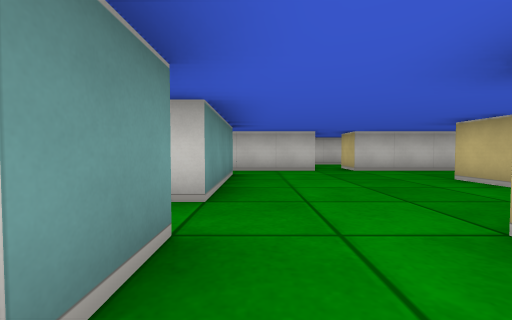
View 1 (above)

17 first-person views from a walk through a cub3D level. The camera is about half as high as the walls, tilts 2° down and sees 90° across. The floor is counted in squares. Each view is taken from the middle of a square. On the plan, view 1 faces up. The plan holds only what a view shows up to about 9 squares ahead; the rest is blank.

View 2
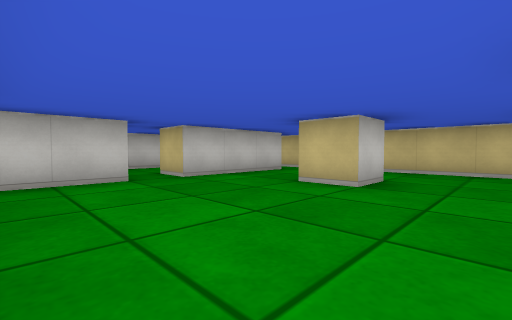

View 3
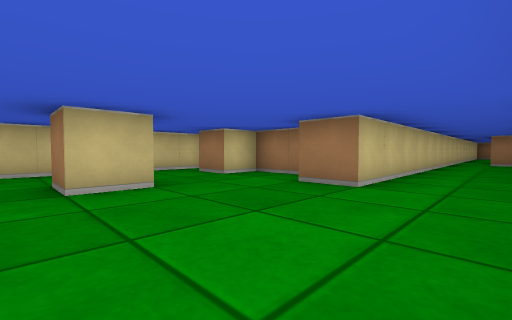

View 4
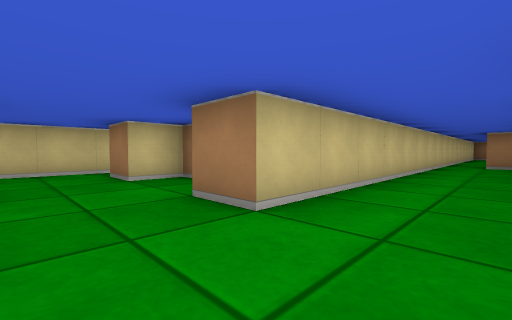

View 5
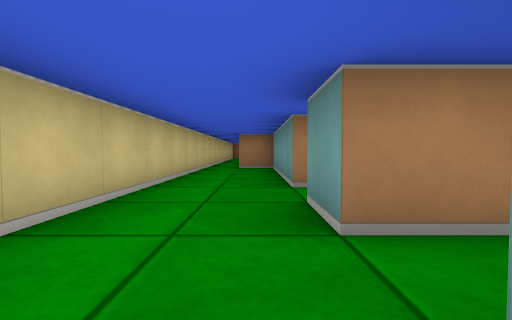

View 6
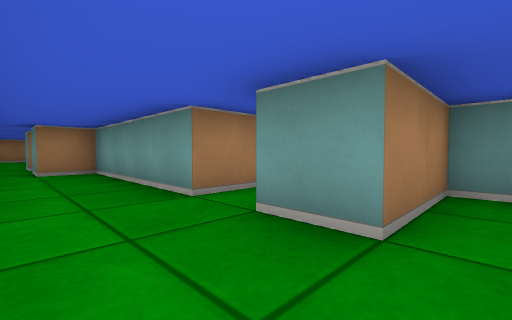

View 7
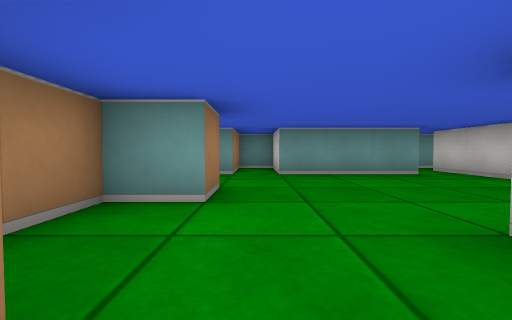

View 8
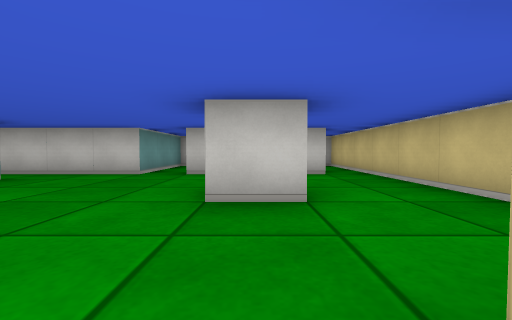

View 9
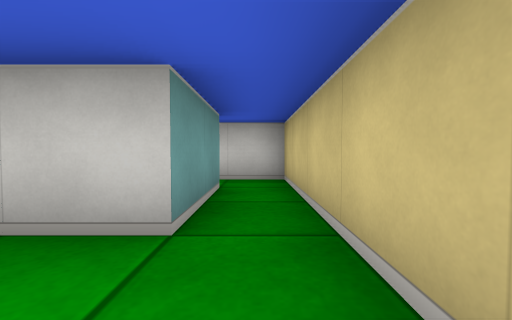

View 10
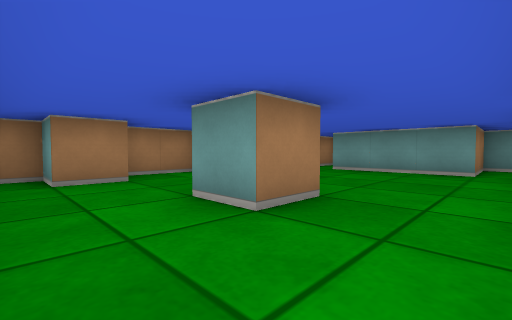

View 11
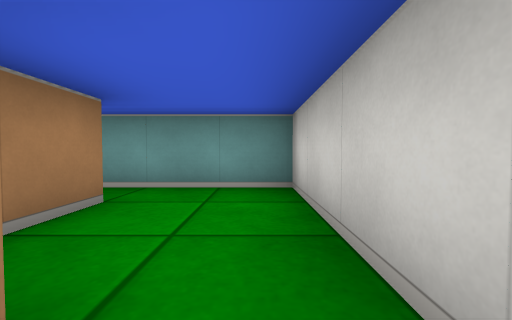

View 12
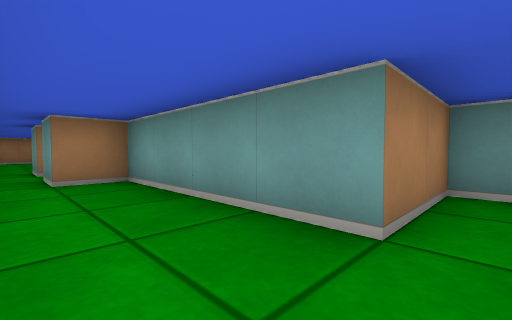

View 13
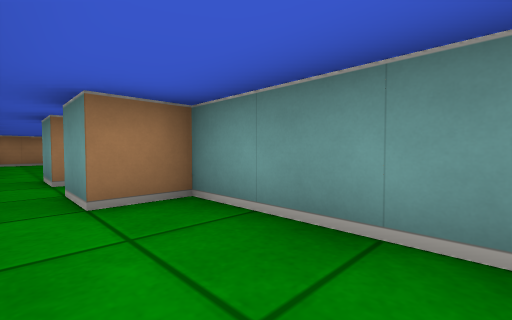

View 14
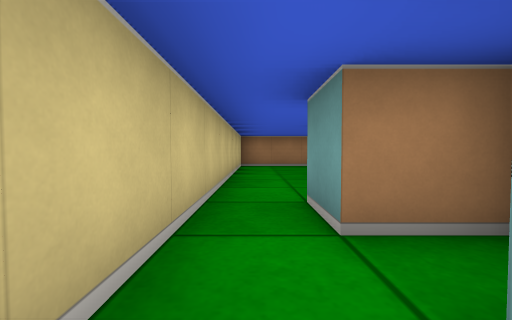

View 15
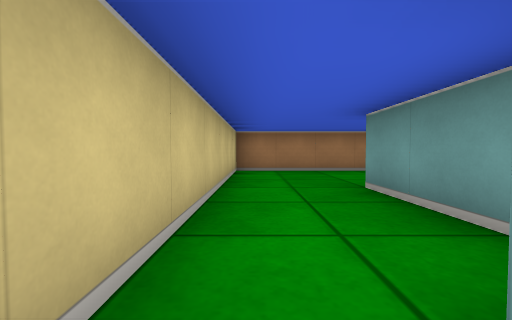

View 16
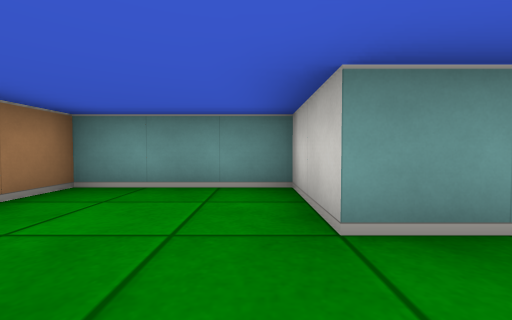

View 17
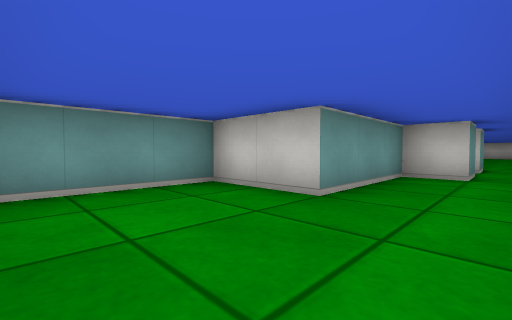

### Floor plan
Ten units are one square. View 1 is at (0, 0); x grows to the right and y downward. Boxes are objects, and circles mark ways between rooms. Rooms are numbered by the first view taken in them; rooms with no view inside come last. Other rooms are left out.
<svg viewBox="-30 -100 100 260">
<path fill="none" stroke="#000" d="M15 15 15 -5M-25 -1 -25 5 -5 5 -5 15M35 -35 35 -45 45 -45 45 -35 35 -35M15 -65 -15 -65M55 -65 25 -65M15 -5 15 -15 25 -15 25 -5 45 -5 45 -15 55 -15 55 -5 61 -5M65 -9 65 -66M-15 -55 -5 -55 -5 -25 -25 -25 -25 -15 -5 -15 -5 -5M55 -85 55 -65M25 -65 25 -75 35 -75M65 -66 65 -95 15 -95 15 -65M-25 19 -25 25 -5 25 -5 65 5 65 5 75M15 75 15 15M-6 85 5 85 5 95 -5 95 -5 125 -25 125 -25 155 15 155 15 75"/>
<circle cx="5" cy="-10" r="3" fill="#2a7"/>
<circle cx="5" cy="10" r="3" fill="#2a7"/>
<circle cx="20" cy="-70" r="3" fill="#2a7"/>
<circle cx="60" cy="-75" r="3" fill="#2a7"/>
<circle cx="10" cy="70" r="3" fill="#2a7"/>
<text x="0" y="0">1</text>
<text x="30" y="-40">2</text>
<text x="40" y="-80">3</text>
<text x="0" y="40">4</text>
<text x="0" y="120">5</text>
</svg>
Room 1 opens to room 2. Room 1 opens to room 4. Room 2 opens to room 3. Room 4 opens to room 5.

Where each view was taken, in squares from view 1:
view 1: 0 up, 0 right, facing up
view 2: 2 up, 0 right, facing up-right
view 3: 5 up, 0 right, facing down-right
view 4: 3 up, 0 right, facing down-right
view 5: 1 up, 0 right, facing down
view 6: 0 up, 1 right, facing down-left
view 7: 2 up, 5 right, facing left
view 8: 1 up, 4 right, facing up
view 9: 5 up, 6 right, facing up
view 10: 6 up, 6 right, facing down-left
view 11: 9 up, 5 right, facing left
view 12: 2 down, 1 right, facing down-left
view 13: 4 down, 1 right, facing down-left
view 14: 7 down, 1 right, facing down
view 15: 9 down, 1 right, facing down
view 16: 13 down, 1 right, facing left
view 17: 15 down, 1 right, facing up-left
